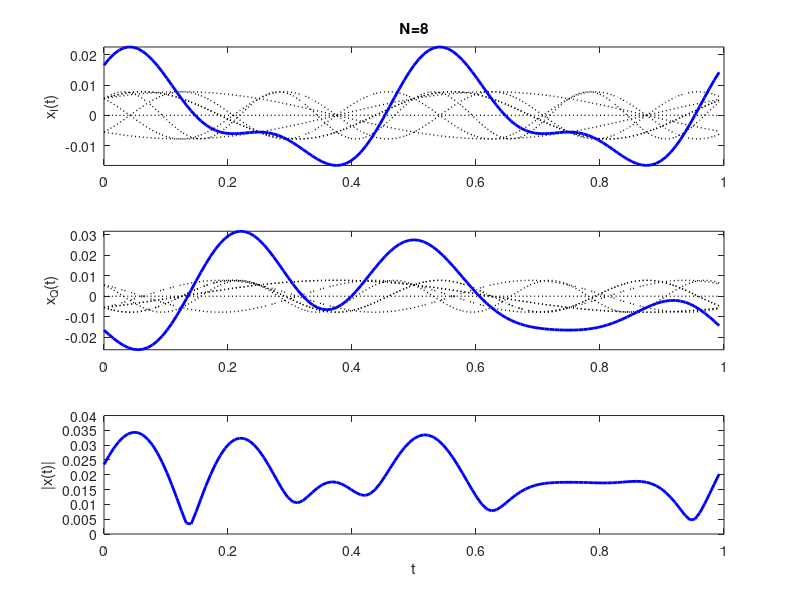
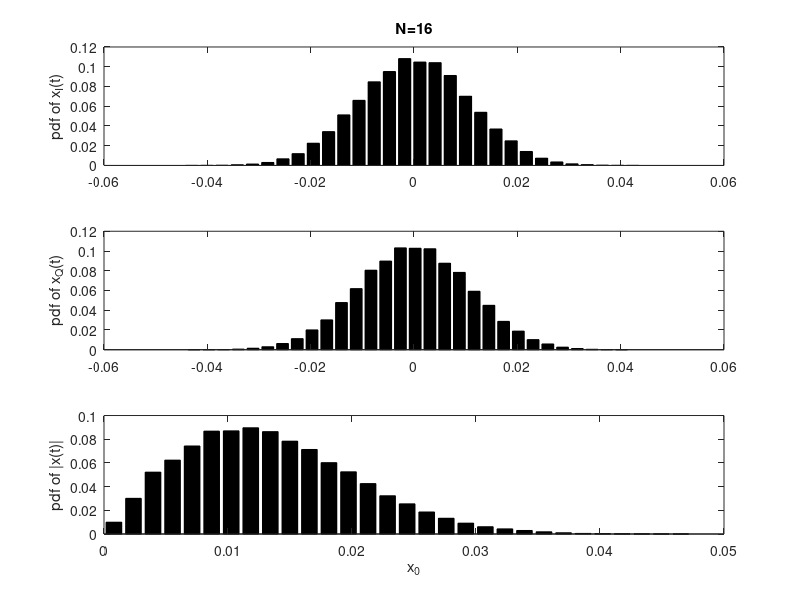

Write the MATLAB code that produced these figures, in order.
% OFDM_signal_distribution.m
clear,close,clc all

N=8;
b=2;
M=2^b;
Nos=16; % oversampling factor = 16
NNos=N*Nos;
T=1/NNos;
time=[0:T:1-T];
XX=randint(1,N,M);
X=pskmod(XX,M,pi/4,'gray');
X(1) = 0+j*0; % A block of 16 QPSK symbols with no DC-subcarrier 
for i = 1:N
  if i <= N/2
    x = ifft([zeros(1,i-1) X(i) zeros(1,NNos-i+1)],NNos);
  else
    x = ifft([zeros(1,NNos-N+i-1) X(i) zeros(1,N-i)],NNos);
  end
  xI(i,:) = real(x);
  xQ(i,:) = imag(x);
end
sum_xI = sum(xI);
sum_xQ = sum(xQ);

figure(1); clf
subplot(311)
plot(time,xI,'k:','linewidth',1); hold on;
plot(time,sum_xI,'b','linewidth',2);
title(['N=' num2str(N)]);
ylabel('x_{I}(t)');
axis([0 1 min(sum_xI) max(sum_xI)]);

subplot(312)
plot(time,xQ,'k:','linewidth',1); hold on;
plot(time,sum_xQ,'b','linewidth',2);
ylabel('x_{Q}(t)');
axis([0 1 min(sum_xQ) max(sum_xQ)]);

subplot(313)
plot(time,abs(sum_xI+j*sum_xQ),'b','linewidth',2); hold on;
ylabel('|x(t)|'); xlabel('t');

clear('xI');
clear('xQ');

N=2^4; % N = 16
NNos=N*Nos; % NNos = 16*16 = 256
T=1/NNos;
time=[0:T:1-T];
Nhist=1e3;
for k = 1:Nhist
  XX=randint(1,N,M);
  X=pskmod(XX,M,pi/4,'gray'); 
  X(1)=0+j*0; % A block of 16 QPSK symbols with no DC-subcarrier 
  for i = 1:N
    if i<= N/2
      x = ifft([zeros(1,i-1) X(i) zeros(1,NNos-i+1)],NNos);
    else
      x = ifft([zeros(1,NNos-N/2+i-N/2-1) X(i) zeros(1,N-i)],NNos);
    end
    xI(i,:) = real(x);
    xQ(i,:) = imag(x);
  end
  HistI(NNos*(k-1)+1:NNos*k) = sum(xI);
  HistQ(NNos*(k-1)+1:NNos*k) = sum(xQ);
end

N_bin = 30;
figure(2); clf

subplot(311)
% [counts(個數),centers(在這範圍內的均值)] = hist(___)
% bar(centers,counts)
[xI_dist,bins] = hist(HistI,N_bin);
bar(bins,xI_dist/sum(xI_dist),'k');
title(['N=' num2str(N)]);
ylabel('pdf of x_{I}(t)');

subplot(312)
[xQ_dist,bins] = hist(HistQ,N_bin);
bar(bins,xQ_dist/sum(xQ_dist),'k');
ylabel('pdf of x_{Q}(t)');

subplot(313)
[xabs_dist,bins] = hist(abs(HistI+j*HistQ),N_bin);
bar(bins,xabs_dist/sum(xabs_dist),'k');
ylabel('pdf of |x(t)|');
xlabel('x_{0}');
